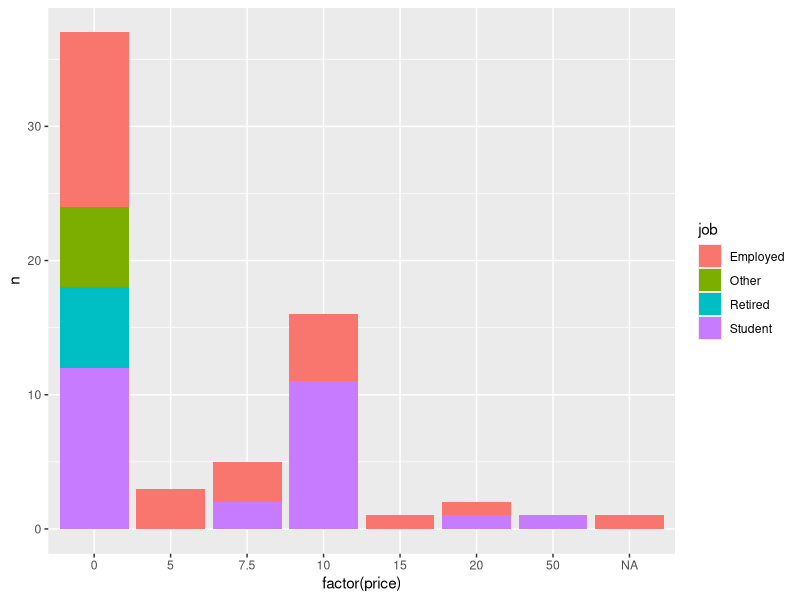

The R script that drew this image: (Note: this script raises an error after producing the figure.)
## ---- chunk 1
#| child: "../setup.Rmd"
## ---- chunk 2
library(tidyverse)
library(knitr)
## ---- chunk 3

waste_data_lord1 <- read_csv(
  here::here("slides/pt2-d13-data-wrangling-tidyr/data/waste-characterisation-lord-of-the-bins-sheet1.csv"))

waste_data_lord2 <- read_csv(
  here::here("slides/pt2-d13-data-wrangling-tidyr/data/waste-characterisation-lord-of-the-bins-sheet2.csv"))

survey_data <- read_csv(here::here("slides/pt2-d13-data-wrangling-tidyr/data/survey-data-partners-in-grime.csv")) %>% 
  mutate(id = seq(1:n()))

survey_data_small <- survey_data %>% 
  select(id, job, price_glass)

survey_data_tidy <- survey_data %>% 
  select(id, job, residence_situation, starts_with("price")) %>% 
  pivot_longer(cols = starts_with("price"),
               names_to = "waste_category",
               values_to = "price") %>% 
  mutate(waste_category = str_remove(waste_category, pattern = "price_")) %>% 
  mutate(price_new = case_when(
    price == "5 to 10" ~ "7.5",
    price == "05-Oct" ~ "7.5",
    str_detect(price, pattern = "20") == TRUE ~ "20",
    str_detect(price, pattern = "See comment") == TRUE ~ NA_character_,
    TRUE ~ price
  )) %>% 
  mutate(price = as.numeric(price_new)) %>% 
  select(-price_new)

survey_data_tidy %>% 
  count(job, residence_situation, waste_category, price) %>% 
  ggplot(aes(x = factor(price), y = n, fill = job)) +
  geom_col()

## ---- chunk 4
#| eval: true

waste_data <- bind_rows(waste_data_lord1, waste_data_lord2) 

waste_data_untidy <- waste_data %>% 
  filter(!is.na(objid)) %>% 
  rename(non_recyclable_Kg = `non_recyclables_ Kg`,
         recyclable_Kg = recyclables_Kg) %>%
  relocate(c(recyclable_Kg, non_recyclable_Kg), .before = weight_total_kg) %>% 
  select(objid, location, pet_Kg:weight_total_kg) %>% 
  mutate(objid = factor(objid)) %>%
  rename_with(~str_remove(.x, "_Kg|_kg")) %>% 
  rename_with(~str_remove(.x, "_content")) %>% 
  rename(total = weight_total)


waste_category_levels <- c("glass", "metal_alu", "paper", "pet", "other")

waste_data_tidy <- waste_data_untidy %>% 
  select(objid:paper, non_recyclable) %>% 
  rename(other = non_recyclable) %>% 
  mutate(objid = factor(objid)) %>%
  pivot_longer(cols = pet:other,
               names_to = "waste_category",
               values_to = "weight") %>% 
  mutate(waste_category = factor(waste_category, levels = waste_category_levels)) %>% 
  mutate(type = case_when(
    waste_category == "other" ~ "non_recyclable",
    TRUE ~ "recyclable")) %>% 
  relocate(type, .before = weight) %>% 
  group_by(objid) %>% 
  mutate(percent = weight / sum(weight) * 100)

## ---- chunk 5

## ---- chunk 6
#| echo: true
survey_data_small
## ---- chunk 7
#| echo: true
survey_data_small %>% 
  summarise(mean_price_glass = mean(price_glass))

## ---- chunk 8
#| echo: true
survey_data_small %>% 
  summarise(mean_price_glass = mean(price_glass, na.rm = TRUE))
## ---- chunk 9
#| echo: true
glimpse(survey_data_small)
## ---- chunk 10
#| echo: false
#| eval: true
survey_data_small %>% 
  mutate(price_glass_new = case_when(
    price_glass == "5 to 10" ~ "7.5",
    price_glass == "05-Oct" ~ "7.5",
    str_detect(price_glass, pattern = "20") == TRUE ~ "20",
    str_detect(price_glass, pattern = "See comment") == TRUE ~ NA_character_,
    TRUE ~ price_glass
  )) %>% 
  relocate(price_glass_new, .after = job) %>% 
  print(n = 22)
## ---- chunk 11
#| echo: true
#| eval: true
#| code-line-numbers: "9"

survey_data_small %>% 
  mutate(price_glass_new = case_when(
    price_glass == "5 to 10" ~ "7.5",
    price_glass == "05-Oct" ~ "7.5",
    str_detect(price_glass, pattern = "20") == TRUE ~ "20",
    str_detect(price_glass, pattern = "See comment") == TRUE ~ NA_character_,
    TRUE ~ price_glass
  )) %>% 
  summarise(mean_price_glass = mean(price_glass_new, na.rm = TRUE))
  
## ---- chunk 12
#| echo: true
#| eval: true
#| code-line-numbers: "9|10"

survey_data_small %>% 
  mutate(price_glass_new = case_when(
    price_glass == "5 to 10" ~ "7.5",
    price_glass == "05-Oct" ~ "7.5",
    str_detect(price_glass, pattern = "20") == TRUE ~ "20",
    str_detect(price_glass, pattern = "See comment") == TRUE ~ NA_character_,
    TRUE ~ price_glass
  )) %>% 
  mutate(price_glass_new = as.numeric(price_glass_new)) %>% 
  summarise(mean_price_glass = mean(price_glass_new, na.rm = TRUE))
  
## ---- chunk 13

countdown(
  minutes = 15, seconds = 0,
  left = 0, right = 0,
  padding = "10px", margin = "5%",
  font_size = "2em"
)

## ---- chunk 14
knitr::include_graphics("img/tidyr-part-of-tidyverse.png")
## ---- chunk 15
knitr::include_graphics("img/tidyr-longer-wider.gif")
## ---- chunk 16

waste_data_untidy %>% 
  knitr::kable(digits = 2)

## ---- chunk 17

ggplot(data = waste_data_untidy,
       mapping = aes(x = objid, y = total, fill = location)) +
  geom_col() 

## ---- chunk 18

ggplot(data = waste_data_tidy,
       mapping = aes(x = objid, y = weight, fill = waste_category)) +
  geom_col() 

## ---- chunk 19

waste_data_tidy %>% 
  select(-percent, -type) %>% 
  knitr::kable(digits = 2)

## ---- chunk 20
waste_data_untidy %>% 
  knitr::kable(digits = 2)
## ---- chunk 21

waste_data_tidy %>% 
  ggplot(aes(x = objid, y = percent, fill = type)) +
  geom_col() 

## ---- chunk 22

waste_data_tidy %>% 
  knitr::kable(digits = 2)

## ---- chunk 23
#| echo: false
waste_data_untidy %>% 
  knitr::kable(digits = 2)
## ---- chunk 24
#| echo: false
waste_data_untidy %>% 
  select(objid:paper, non_recyclable) %>% 
  knitr::kable(digits = 2)

## ---- chunk 25
#| echo: false
waste_data_untidy %>% 
  select(objid:paper, non_recyclable) %>% 
  rename(other = non_recyclable) %>% 
  knitr::kable(digits = 2)

## ---- chunk 26
#| echo: false
waste_category_levels <- c("glass", "metal_alu", "paper", "pet", "other")

waste_data_untidy %>% 
  select(objid:paper, non_recyclable) %>% 
  rename(other = non_recyclable) %>% 
  pivot_longer(cols = pet:other,
               names_to = "waste_category",
               values_to = "weight") %>% 
  mutate(waste_category = factor(waste_category, levels = waste_category_levels)) %>% 
  knitr::kable(digits = 2)

## ---- chunk 27
#| echo: false
waste_category_levels <- c("glass", "metal_alu", "paper", "pet", "other")

waste_data_untidy %>% 
  select(objid:paper, non_recyclable) %>% 
  rename(other = non_recyclable) %>% 
  pivot_longer(cols = pet:other,
               names_to = "waste_category",
               values_to = "weight") %>% 
  mutate(waste_category = factor(waste_category, levels = waste_category_levels)) %>%
  mutate(type = case_when(
    waste_category == "other" ~ "non_recyclable",
    TRUE ~ "recyclable")) %>% 
  relocate(type, .before = weight) %>% 
  knitr::kable(digits = 2)
## ---- chunk 28
#| echo: false
waste_category_levels <- c("glass", "metal_alu", "paper", "pet", "other")

waste_data_untidy %>% 
  select(objid:paper, non_recyclable) %>% 
  rename(other = non_recyclable) %>% 
  pivot_longer(cols = pet:other,
               names_to = "waste_category",
               values_to = "weight") %>% 
  mutate(waste_category = factor(waste_category, levels = waste_category_levels)) %>% 
  mutate(type = case_when(
    waste_category == "other" ~ "non_recyclable",
    TRUE ~ "recyclable")) %>% 
  relocate(type, .before = weight) %>% 
  group_by(objid) %>% 
  mutate(percent = weight / sum(weight) * 100) %>% 
  knitr::kable(digits = 2)

## ---- chunk 29

countdown(
  minutes = 10, seconds = 0,
  left = 0, right = 0,
  padding = "10px", margin = "5%",
  font_size = "2em"
)

## ---- chunk 30
#| echo: false
professions <- read_csv(here::here("slides/pt2-d13-data-wrangling-tidyr/data/scientists/professions.csv"))
dates <- read_csv(here::here("slides/pt2-d13-data-wrangling-tidyr/data/scientists/dates.csv"))
works <- read_csv(here::here("slides/pt2-d13-data-wrangling-tidyr/data/scientists/works.csv"))
## ---- chunk 31
professions %>% select(name) %>% kable()
## ---- chunk 32
professions
## ---- chunk 33
dates
## ---- chunk 34
works
## ---- chunk 35
professions %>%
  left_join(dates) %>%
  left_join(works)
## ---- chunk 36
#| echo: true
names(professions)
names(dates)
names(works)
## ---- chunk 37
#| echo: true
nrow(professions)
nrow(dates)
nrow(works)
## ---- chunk 38
#| echo: true
x <- tibble(
  id = c(1, 2, 3),
  value_x = c("x1", "x2", "x3")
  )
## ---- chunk 39
#| echo: true
x
## ---- chunk 40
#| echo: true
y <- tibble(
  id = c(1, 2, 4),
  value_y = c("y1", "y2", "y4")
  )
## ---- chunk 41
#| echo: true
y
## ---- chunk 42
include_graphics("img/left-join.gif")
## ---- chunk 43
#| echo: true
left_join(x, y)
## ---- chunk 44
#| echo: true
professions %>%
  left_join(dates) #<<
## ---- chunk 45
include_graphics("img/right-join.gif")
## ---- chunk 46
#| echo: true
right_join(x, y)
## ---- chunk 47
#| echo: true
professions %>%
  right_join(dates) #<<
## ---- chunk 48
include_graphics("img/full-join.gif")
## ---- chunk 49
#| echo: true
full_join(x, y)
## ---- chunk 50
#| echo: true
dates %>%
  full_join(works) #<<
## ---- chunk 51
#| echo: true
professions %>%
  left_join(dates) %>%
  left_join(works)
